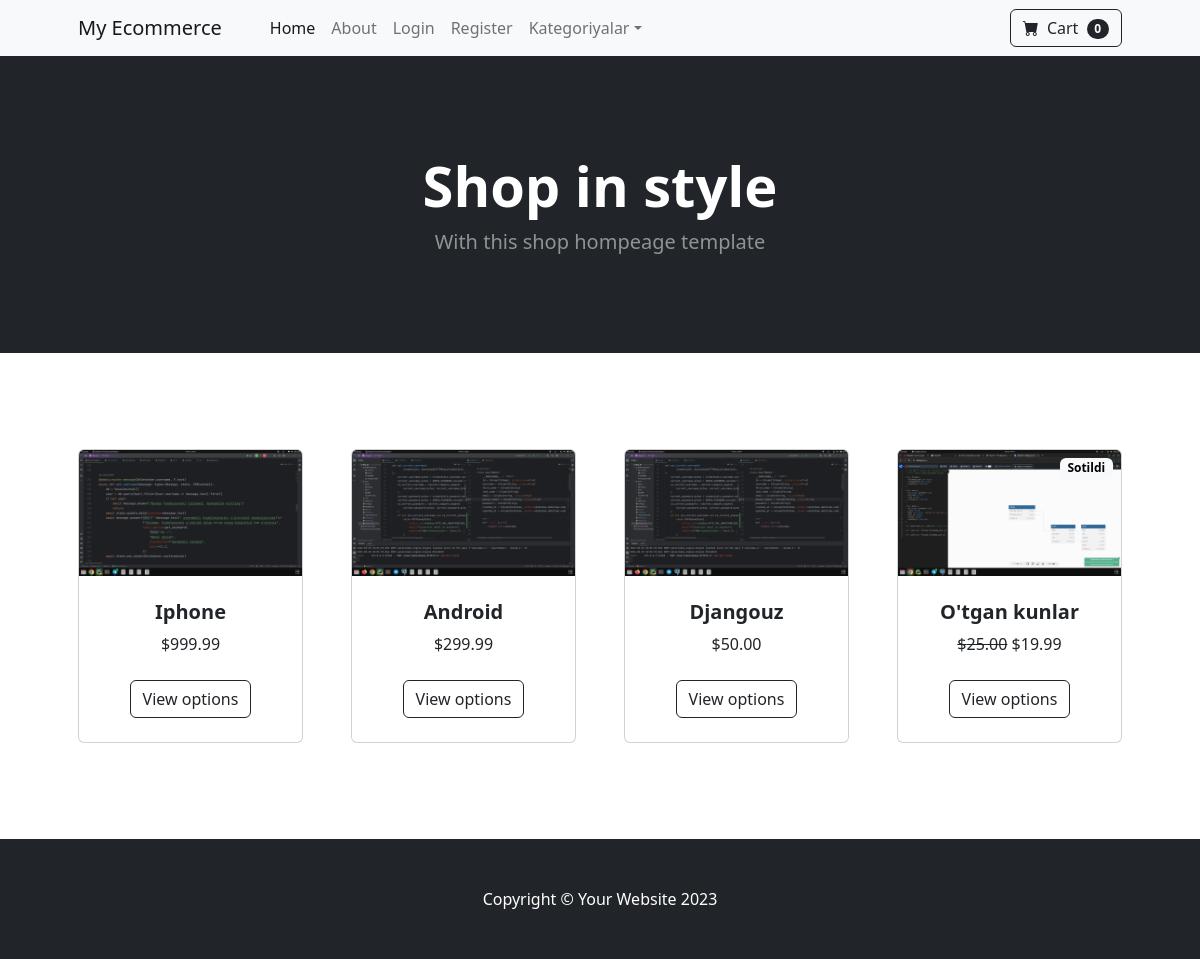
/, run on an earlier commit of the app's database.
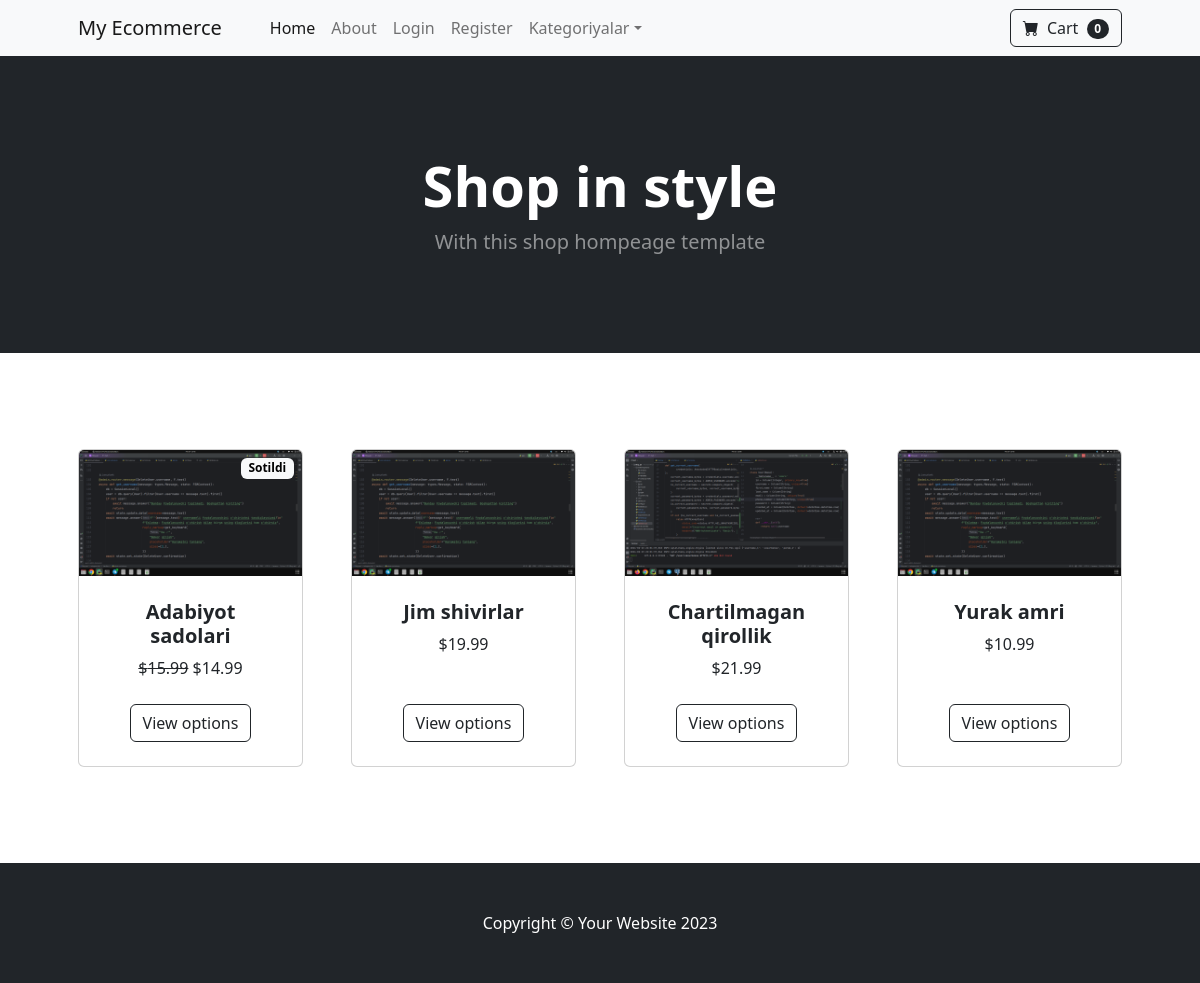
And on a later commit of the database.
### store/models.py (models this page shows, shortened)
class Product(models.Model):
    name = models.CharField(max_length=100)
    price = models.DecimalField(max_digits=6, decimal_places=2, default=0)
    category = models.ForeignKey(Category, on_delete=models.CASCADE, default=1)
    description = models.TextField(default="", blank=True, null=True)
    image = models.ImageField(upload_to='uploads/product/')
    is_sale = models.BooleanField(default=False)
    sale_price = models.DecimalField(max_digits=6, decimal_places=2, default=0)

### store/views.py (the view)
# urls.py: path('', views.home, name='home'),
def home(request):
    products = Product.objects.all()[:4]
    return render(request, 'home.html', {'products': products})

### cart/cart.py (called while the page is built)
    def __len__(self):
        return len(self.cart)

### cart/context_processors.py (called while the page is built)
def cart(request):
    return {'cart': Cart(request)}

### store/templates/home.html
{% extends 'base.html' %}
{% block content %}
<header class="bg-dark py-5">
    <div class="container px-4 px-lg-5 my-5">
        <div class="text-center text-white">
            <h1 class="display-4 fw-bolder">Shop in style</h1>
            <p class="lead fw-normal text-white-50 mb-0">With this shop hompeage template</p>
        </div>
    </div>
</header>
<section class="py-5">
    <div class="container px-4 px-lg-5 mt-5">
        <div class="row gx-4 gx-lg-5 row-cols-2 row-cols-md-3 row-cols-xl-4 justify-content-center">
            {% for product in products %}
                {% if product.is_sale %}
                    <div class="col mb-5">
                        <div class="card h-100">
                            <div class="badge text-black bg-light position-absolute"
                            style="top: 0.5rem; right: 0.5rem"> Sotildi </div>
                            <img class="card-img-top" src="{{ product.image.url }}" alt="..."/>
                            <div class="card-body p-4">
                                <div class="text-center">
                                    <h5 class="fw-bolder">{{ product.name }}</h5>
                                    <strike>${{ product.price }}</strike>
                                    ${{ product.sale_price }}
                                    <br>
                                </div>
                            </div>
                            <div class="card-footer p-4 pt-0 border-top-0 bg-transparent">
                                <div class="text-center"><a class="btn btn-outline-dark mt-auto" href="#">View
                                    options</a></div>
                            </div>
                        </div>
                    </div>
                {% else %}
                    <div class="col mb-5">
                        <div class="card h-100">
                            <img class="card-img-top" src="{{ product.image.url }}" alt="..."/>
                            <div class="card-body p-4">
                                <div class="text-center">
                                    <h5 class="fw-bolder">{{ product.name }}</h5>
                                    ${{ product.price }}
                                    <br>
                                </div>
                            </div>
                            <div class="card-footer p-4 pt-0 border-top-0 bg-transparent">
                                <div class="text-center"><a class="btn btn-outline-dark mt-auto" href="#">View
                                    options</a></div>
                            </div>
                        </div>
                    </div>
                {% endif %}
            {% endfor %}
        </div>
    </div>
</section>
{% endblock %}

### store/templates/base.html (shortened to what this page needs)
{% load static %}
<!DOCTYPE html>
<html lang="en">
<head>
    <link href="https://cdn.jsdelivr.net/npm/bootstrap-icons@1.5.0/font/bootstrap-icons.css" rel="stylesheet"/>
    <link href="{% static 'css/styles.css' %}" rel="stylesheet"/>
</head>
<body>
{% include 'navbar.html' %}
{% block content %}
{% endblock %}
<footer class="py-5 bg-dark">
    <div class="container"><p class="m-0 text-center text-white">Copyright &copy; Your Website 2023</p></div>
</footer>
</body>
</html>

### store/templates/navbar.html (shortened to what this page needs)
<nav class="navbar navbar-expand-lg navbar-light bg-light">
    <div class="container px-4 px-lg-5">
        <a class="navbar-brand" href="{% url 'home' %}">My Ecommerce</a>
        <div class="collapse navbar-collapse" id="navbarSupportedContent">
            <ul class="navbar-nav me-auto mb-2 mb-lg-0 ms-lg-4">
                <li class="nav-item"><a class="nav-link active" aria-current="page" href="{% url 'home' %}">Home</a>
                </li>
                <li class="nav-item"><a class="nav-link" href="{% url 'about' %}">About</a></li>
                {% if not user.is_authenticated %}
                    <li class="nav-item"><a class="nav-link" href="{% url 'login' %}">Login</a></li>
                    <li class="nav-item"><a class="nav-link" href="{% url 'register' %}">Register</a></li>
                {% else %}
                    <li class="nav-item"><a class="nav-link" href="{% url 'profile' user.username %}"> {{ user.username }} </a></li>
                    <li class="nav-item"><a class="nav-link" href="{% url 'logout' %}"> Logout </a></li>
                {% endif %}
                <li class="nav-item dropdown">
                    <a class="nav-link dropdown-toggle" id="navbarDropdown" href="#!" role="button"
                       data-bs-toggle="dropdown" aria-expanded="false">Kategoriyalar</a>
                </li>
            </ul>
            <form class="d-flex">
                <a href="{% url 'cart_summary' %}" class="btn btn-outline-dark">
                    <i class="bi-cart-fill me-1"></i>
                    Cart
                    <span class="badge bg-dark text-white ms-1 rounded-pill" id="cart_quantity">
                        {{ cart|length }}
                    </span>
                </a>
            </form>
        </div>
    </div>
</nav>

What changed in the data, as far as the page shows it:
removed Product: image (picture), name "Iphone", price "999.99"
removed Product: image (picture), name "Android", price "299.99"
removed Product: image (picture), name "Djangouz", price "50.00"
removed Product: image (picture), name "O'tgan kunlar", price "25.00", sale_price "19.99"
now on this page (row edited): Product: image (picture), name "Adabiyot sadolari", price "15.99", sale_price "14.99"
added Product: image (picture), name "Jim shivirlar", price "19.99"
added Product: image (picture), name "Chartilmagan qirollik", price "21.99"
added Product: image (picture), name "Yurak amri", price "10.99"
